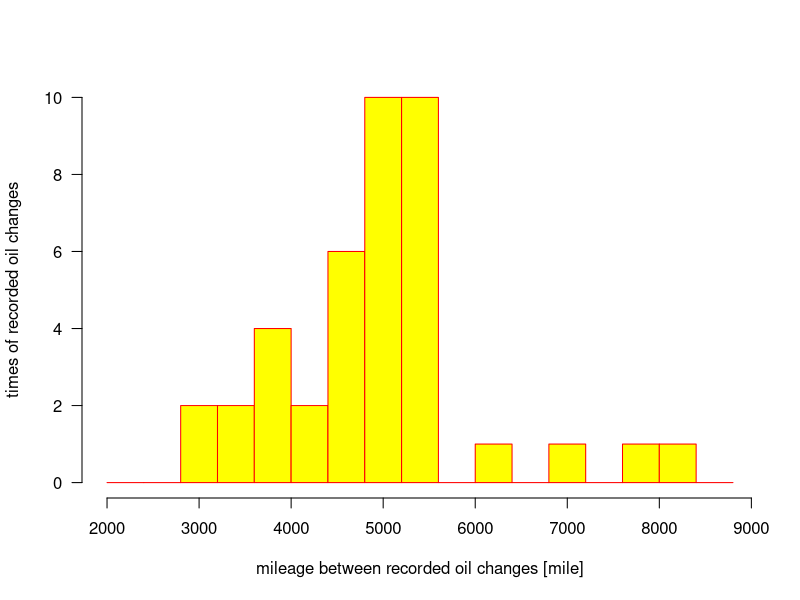
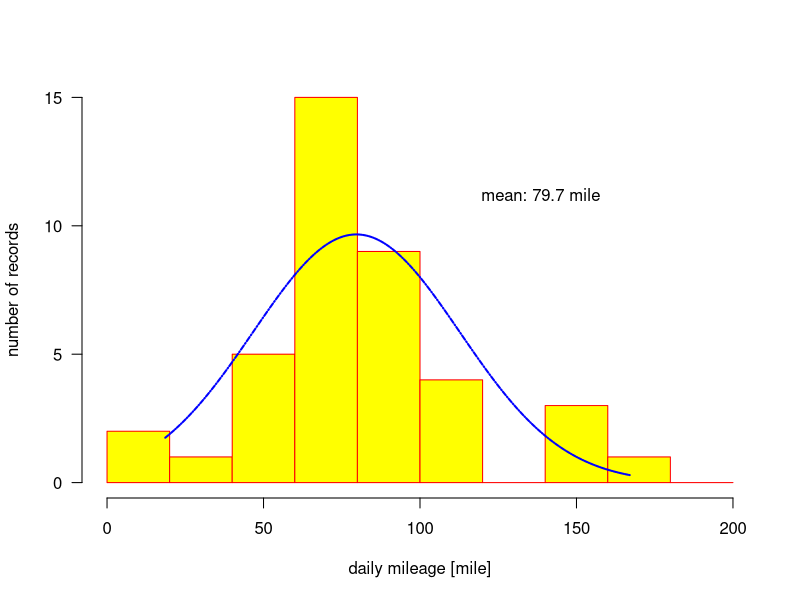

Source code (R) for these figures, in order:
# fill empty cells with 0
dat <- read.table("oil.txt", header=TRUE, fill=TRUE)

# mileage between oil changes
pdf("mileage.pdf")
hist(dat$dm, breaks=seq(2000,9000,400),
     border="red",
     col="yellow",
     las=1, # rotate y label by 90 degree
     main="", # histogram title
     xlab="mileage between recorded oil changes [mile]",
     ylab="times of recorded oil changes")

# daily mileage
h<-hist(dat$daily, breaks=seq(0,200,20),
	border="red",
	col="yellow",
	las=1, # rotate y label by 90 degree
	main="", # histogram title
	xlab="daily mileage [mile]",
	ylab="number of records",
	#prob=T, # normalize histogram
	)
# x of fitting function
min=min(dat$daily)
max=max(dat$daily)
xfit<-seq(min, max, length=800)

# y of normalized fitting function
m<-mean(dat$daily)
s<-sqrt(var(dat$daily))
yfit<-dnorm(xfit, mean=m, sd=s)

# scale y
d<-h$density
c<-h$counts
yfit<-yfit*c/d

# plot fitting function
lines(xfit, yfit, col="blue", lwd=2)
legend(110,12,bty="n",sprintf("mean: %.1f mile",m))
